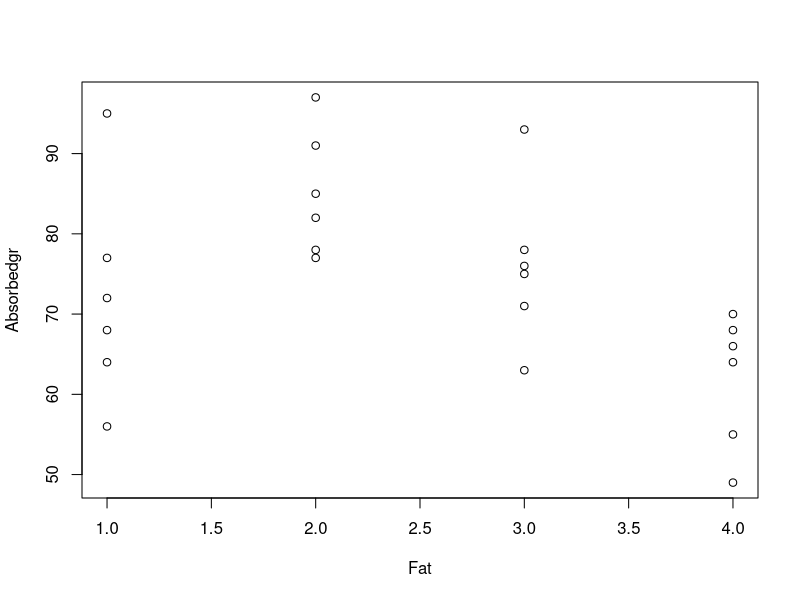

Reproduce this figure in R. (Note: this script raises an error after producing the figure.)
# One way anova for the fat
#setwd("~/Documents/UPC/ASM/Marta_2")
dat = read.csv("Fat.csv")

# Four groups with their respective blood fat values. Does the mean differ? Let's do ANOVA to find out!
plot(dat)

# When we plot the data we can see that group one seem to have the biggest variance within the group,
# while 2 and 4 are much more compact. 3 is also quite compact, but has what appears to be an outlier.
# Let's plot the boxplots to find out
dat$Fat = factor(dat$Fat,labels = c("Group 1", "Group 2", "Group 3", "Group 4"))

ggplot(dat, aes(x = Fat, y = Absorbedgr)) +
  geom_boxplot(fill = "grey80", colour = "blue") +
  scale_x_discrete() + xlab("Group") +
  ylab("Blood fat level")

# Create the linear model which we are to investigate
fat.mod1 = lm(Absorbedgr ~ Fat, data = dat)

# The summary will give us descriptive statistics regarding the support for H0
summary(fat.mod1)


# The Q Q plot should be linear, and the residual vs fitted should not expand like a cone
plot(fat.mod1)
